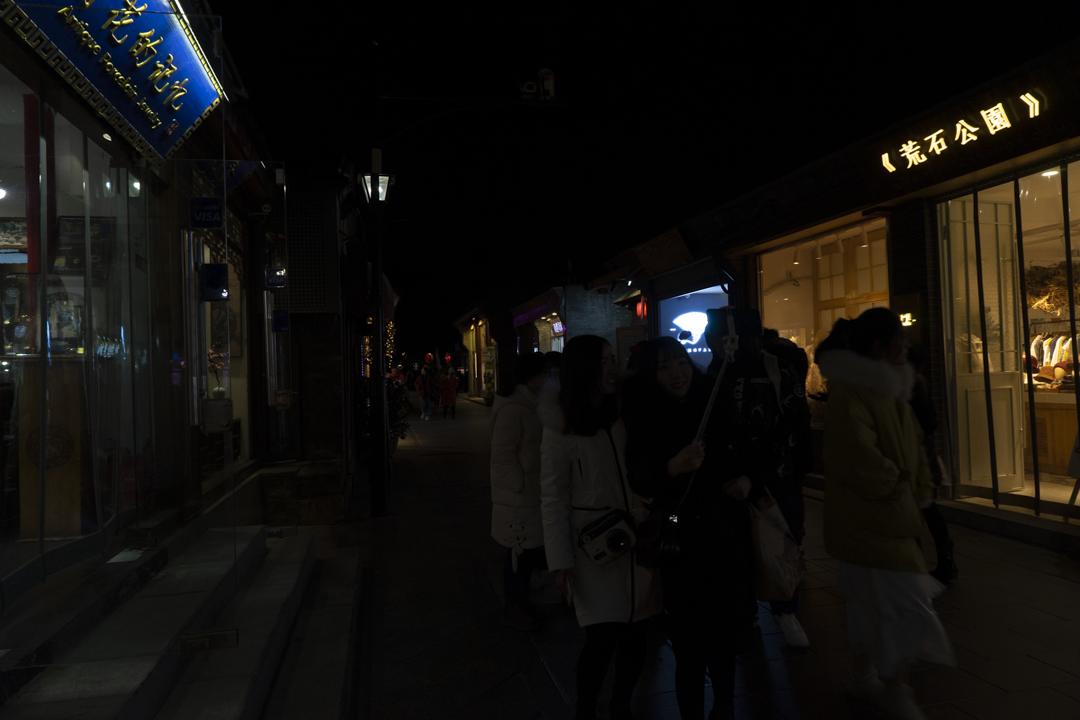
#> input picture LowLightEnhancement/images/dark_img_1.png, 1080 x 720 px, found by its file name
$ jupyter execute BiHistEq.ipynb
#> lines starting #> are read from the running program, lines starting #| are printed output that depends on the picture; long printed decimals are rounded
Collecting all the necessary functions form packages

[cell 1]
import matplotlib.pyplot as plt
import numpy as np
import cv2 as cv

from skimage.color import rgb2hsv, hsv2rgb, rgb2lab, deltaE_cie76
from skimage import io
from skimage.metrics import structural_similarity as ssim
from skimage.metrics import peak_signal_noise_ratio as psnr
from scipy.signal import find_peaks

Finding and showing the example image

[cell 2]
im_dir = "C:/Users/shaia/OneDrive/Kandidat/1. Semester/34269 - Computational billedbehandling og spektroskopi/Opgaver/Kode/images/"
im_name = "dark_img_1.png"
im_org = io.imread(im_dir + im_name)
#> im_org is the input picture: shape (720, 1080, 3); mean R, G, B 18.7, 16.4, 13.4
io.imshow(im_org)
plt.axis("off")

Extracting the value channel of the corresponding HSV image

[cell 3]
im_hsv = rgb2hsv(im_org)
#> im_hsv: shape (720, 1080, 3) float64; mean of channels 0, 1, 2 0.307, 0.426, 0.0809
V = im_hsv[:, :, 2]
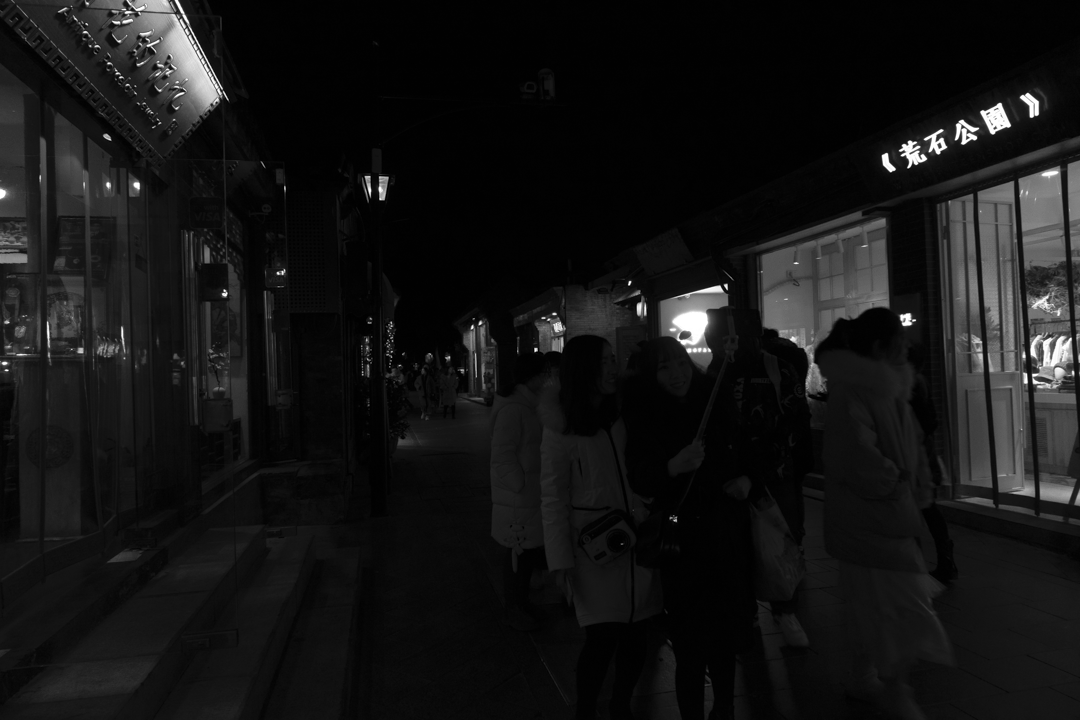
#> V: shape (720, 1080) float64; min 0, max 1, mean 0.0809
V = np.uint8(V * 255)
hist, _ = np.histogram(V.ravel(), bins = 256)
#> hist = 256 values, max 105859 at index 2, min 0 at index 33, mean 3037.5

Perform BBHE histogram equalisation

[cell 4]
V_mean = np.uint8(np.round(np.mean(V)))
#> V_mean = 21

V_mlow = hist[:(V_mean + 1)]
#> V_mlow = 22 values, max 105859 at index 2, min 614 at index 0, mean 26340.8
V_mhigh = hist[(V_mean + 1):]
#> V_mhigh = 234 values, max 15028 at index 0, min 0 at index 11, mean 846.6

V_mlhist = V_mlow.cumsum() / np.sum(V_mlow)
#> V_mlhist = 22 values from 0.00106 to 1
V_mhhist = V_mhigh.cumsum() / np.sum(V_mhigh)
#> V_mhhist = 234 values from 0.0759 to 1

V_mlhist = np.round(V_mean * V_mlhist)
#> V_mlhist = 22 values from 0 to 21
V_mhhist = np.round(V_mean + (hist.shape[0] - 1 - V_mean) * V_mhhist)
#> V_mhhist = 234 values from 39 to 255

V_BBHE = np.concatenate((V_mlhist, V_mhhist), axis = 0)
#> V_BBHE = 256 values from 0 to 255

plt.figure()
plt.hist(V_BBHE.ravel(), bins = 256)
plt.title("Histogram equalisation of Value channel in image")
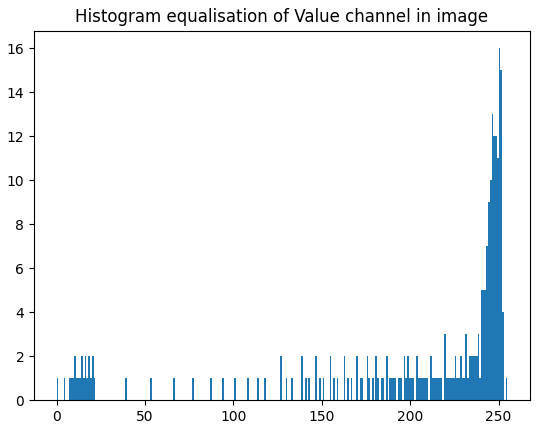
#> figure drawn by matplotlib, 1 panel; tallest bar 16 high, from x = 250 to 251

Perform BPHEME histogram equalisation

[cell 5]
peaks, _ = find_peaks(hist)
#> peaks = 73 values from 2 to 248

if len(peaks) > 0:
    V_peak = peaks[0]
#> V_peak = 2
else:
    V_peak = np.argmax(hist)

V_plow = hist[:(V_peak + 1)]
#> V_plow = [614, 99319, 105859]
V_phigh = hist[(V_peak + 1):]
#> V_phigh = 253 values, max 25714 at index 0, min 0 at index 30, mean 2260.1

V_plhist = V_plow.cumsum() / np.sum(V_plow)
#> V_plhist = [0.00298, 0.486, 1]
V_phhist = V_phigh.cumsum() / np.sum(V_phigh)
#> V_phhist = 253 values from 0.045 to 1

V_plhist = np.round(V_peak * V_plhist)
#> V_plhist = [0, 1, 2]
V_phhist = np.round(V_peak + (hist.shape[0] - 1 - V_peak) * V_phhist)
#> V_phhist = 253 values from 13 to 255

V_BPHEME = np.concatenate((V_plhist, V_phhist), axis = 0)
#> V_BPHEME = 256 values from 0 to 255

plt.figure()
plt.hist(V_BPHEME.ravel(), bins = 256)
plt.title("Histogram equalisation of Value channel in image")

Transform the enhanced image back to RGB

[cell 6]
im_BBHEhsv = im_hsv.copy()
im_BPHEMEhsv = im_hsv.copy()

im_BBHEhsv[:, :, 2] = cv.LUT(V, V_BBHE) / 255
#> im_BBHEhsv: shape (720, 1080, 3) float64; mean of channels 0, 1, 2 0.307, 0.426, 0.174
im_BPHEMEhsv[:, :, 2] = cv.LUT(V, V_BPHEME) / 255
#> im_BPHEMEhsv: shape (720, 1080, 3) float64; mean of channels 0, 1, 2 0.307, 0.426, 0.381

im_BBHE = hsv2rgb(im_BBHEhsv)
im_BPHEME = hsv2rgb(im_BPHEMEhsv)
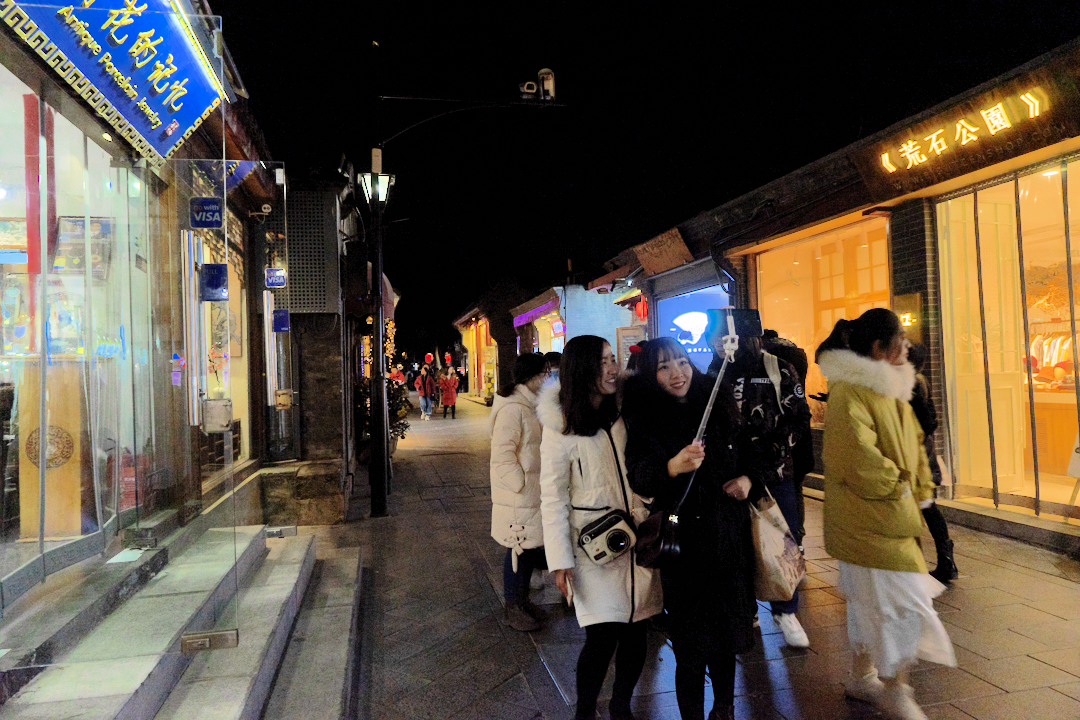
#> im_BPHEME: shape (720, 1080, 3) float64; mean R, G, B 0.356, 0.314, 0.259

weight = 0.7
im_enh = weight * im_BBHE + (1 - weight) * im_BPHEME
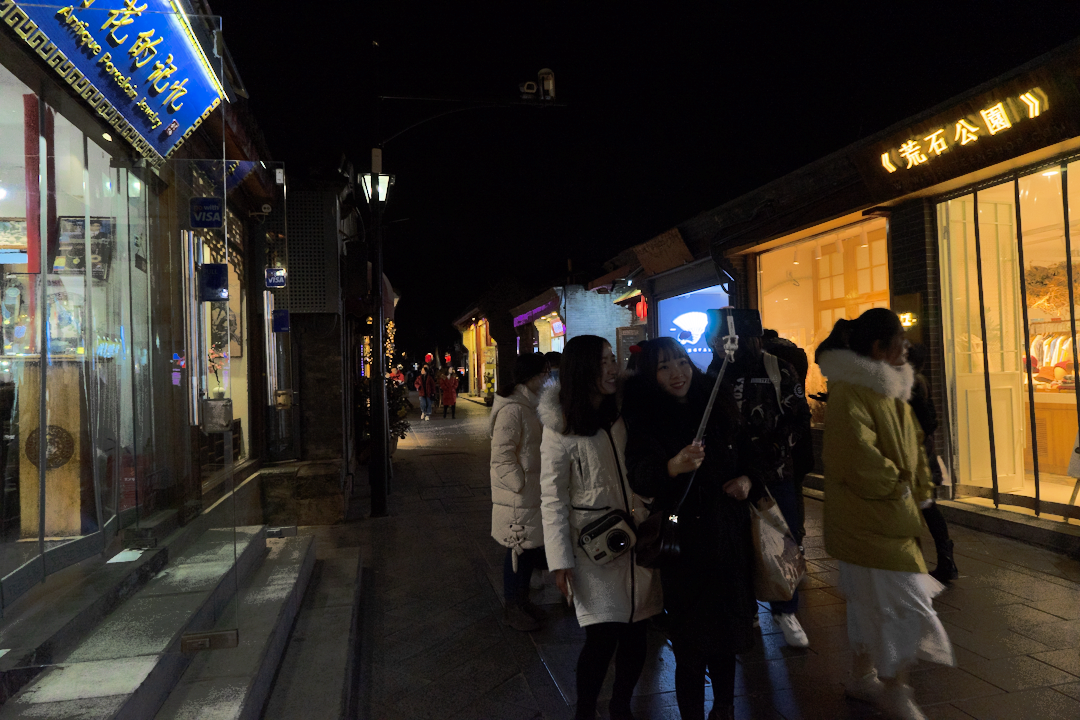
#> im_enh: shape (720, 1080, 3) float64; mean R, G, B 0.217, 0.19, 0.156
im_enh = np.uint8(im_enh * 255)

plt.figure()

plt.subplot(1, 2, 1)
io.imshow(im_org)
plt.title("Original image")
plt.axis("off")

plt.subplot(1, 2, 2)
io.imshow(im_enh)
plt.title("Enhanced image")
plt.axis("off")

Plotting the final histograms

[cell 7]
HSV_enh = rgb2hsv(im_enh)
#> HSV_enh: shape (720, 1080, 3) float64; mean of channels 0, 1, 2 0.306, 0.44, 0.234
V_enh = np.uint8(HSV_enh[:, :, 2] * 255)

figs, ax = plt.subplots(2, 1)

plt.subplot(2, 1, 1)
plt.hist(V.ravel(), bins = 256)
plt.xlim((0, 255))
plt.title("Histogram of the original image")

plt.subplot(2, 1, 2)
plt.hist(V_enh.ravel(), bins = 256)
plt.xlim((0, 255))
pos = ax[1].get_position()
new_pos = [pos.x0, pos.y0 - 0.1, pos.width, pos.height]
ax[1].set_position(new_pos)
plt.title("Histogram of the enhanced image")
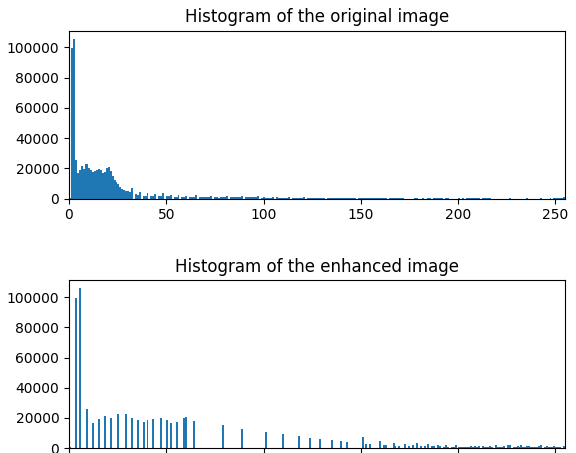
#> figure drawn by matplotlib, 2 panels; panel 1: tallest bar 105859 high, from x = 1.99 to 2.99; panel 2: tallest bar 105859 high, from x = 4.98 to 5.98

Evaluation with SSIM, PSNR and DeltaE

[cell 8]
eval_ssim = ssim(V, V_enh)
#> eval_ssim = 0.512
eval_psnr = psnr(V, V_enh)
#> eval_psnr = 12.86
im_orgLAB = rgb2lab(im_org)
#> im_orgLAB: shape (720, 1080, 3) float64; mean of channels 0, 1, 2 6.1, 0.7, 2.1
im_enhLAB = rgb2lab(im_enh)
#> im_enhLAB: shape (720, 1080, 3) float64; mean of channels 0, 1, 2 20.1, 2.4, 5.9
eval_coldif = deltaE_cie76(im_orgLAB, im_enhLAB)
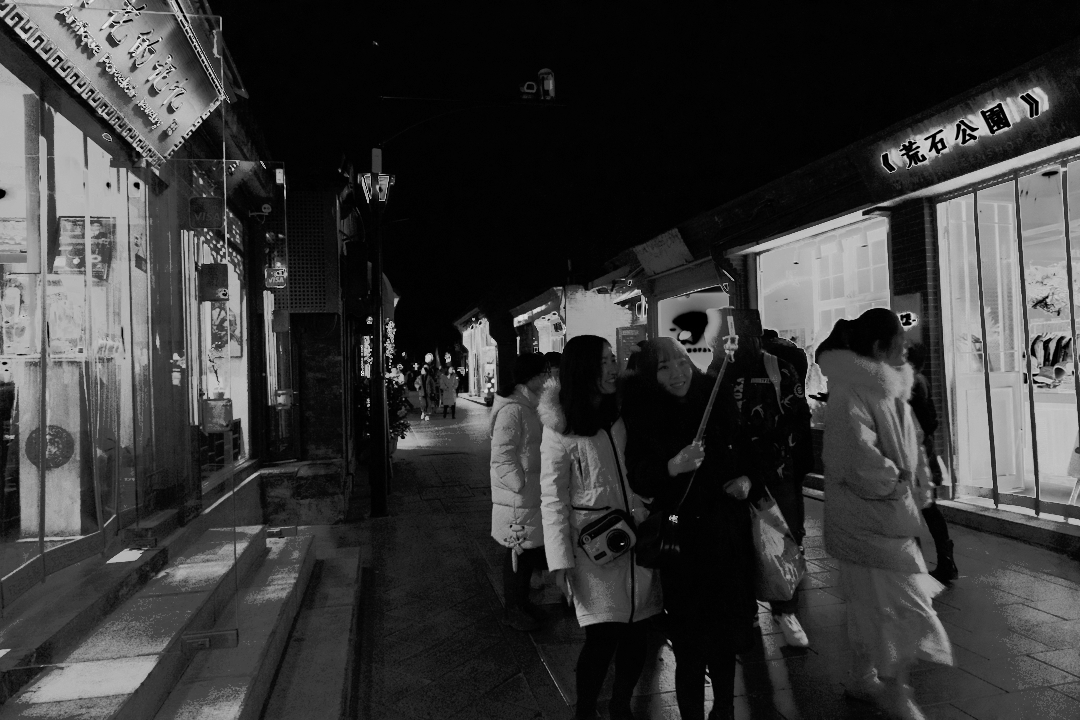
#> eval_coldif: shape (720, 1080) float64; min 0, max 73.84, mean 16.1; drawn with min black and max white

print("SSIM result:\t" + str(eval_ssim) + "\nPSNR result:\t" + str(eval_psnr) + "\nDelta_E average result:\t" + str(np.mean(eval_coldif)))
#| SSIM result:	0.5122
#| PSNR result:	12.863
#| Delta_E average result:	16.118

plt.figure()
io.imshow(np.uint8(np.round(eval_coldif)))
plt.axis("off")
plt.title(r"$\Delta$E as an image")
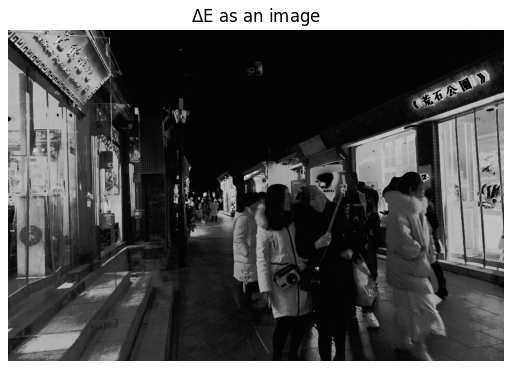
#> figure drawn by matplotlib, 1 panel

$ run again, with LowLightEnhancement/images/dark_img_2.png copied over LowLightEnhancement/images/dark_img_1.png
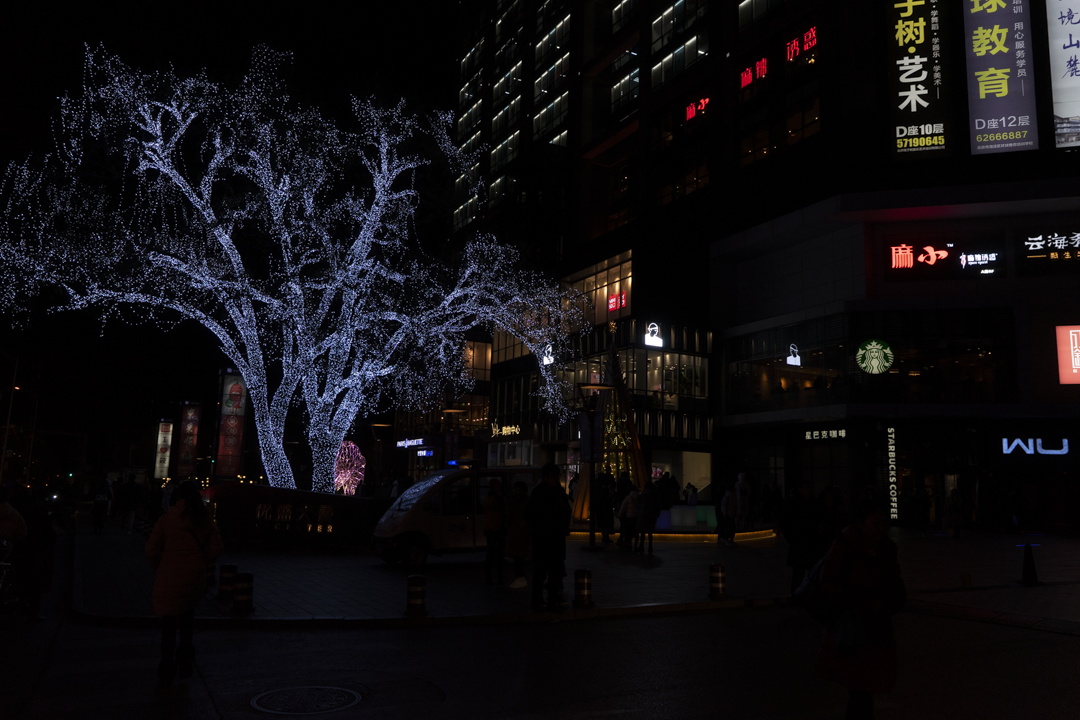
#> input picture LowLightEnhancement/images/dark_img_2.png, 1080 x 720 px, found by its file name
#> im_org is the input picture: shape (720, 1080, 3); mean R, G, B 15.3, 13.1, 15.6
#> im_hsv: shape (720, 1080, 3) float64; mean of channels 0, 1, 2 0.514, 0.495, 0.0725
#> hist = 256 values, max 114349 at index 2, min 0 at index 33, mean 3037.5
#> V_mean = 18
#> V_mlow = 19 values, max 114349 at index 2, min 6508 at index 18, mean 33199.8
#> V_mhigh = 237 values, max 5630 at index 0, min 0 at index 14, mean 619.4
#> `V_mlhist = V_mlow.cumsum() / np.sum(V_mlow)`: V_mlhist = 19 values from 0.0118 to 1
#> `V_mhhist = V_mhigh.cumsum() / np.sum(V_mhigh)`: V_mhhist = 237 values from 0.0384 to 1
#> `V_mlhist = np.round(V_mean * V_mlhist)`: V_mlhist = 19 values from 0 to 18
#> `V_mhhist = np.round(V_mean + (hist.shape[0] - 1 - V_mean) * V_mhhist)`: V_mhhist = 237 values from 27 to 255
#> V_BBHE = 256 values from 0 to 255
#> peaks = 83 values from 2 to 253
#> V_peak = 2
#> V_plow = [7440, 86457, 114349]
#> V_phigh = 253 values, max 68809 at index 0, min 0 at index 30, mean 2250.4
#> `V_plhist = V_plow.cumsum() / np.sum(V_plow)`: V_plhist = [0.0357, 0.451, 1]
#> `V_phhist = V_phigh.cumsum() / np.sum(V_phigh)`: V_phhist = 253 values from 0.121 to 1
#> `V_plhist = np.round(V_peak * V_plhist)`: V_plhist = [0, 1, 2]
#> `V_phhist = np.round(V_peak + (hist.shape[0] - 1 - V_peak) * V_phhist)`: V_phhist = 253 values from 33 to 255
#> V_BPHEME = 256 values from 0 to 255
#> im_BBHEhsv: shape (720, 1080, 3) float64; mean of channels 0, 1, 2 0.514, 0.495, 0.134
#> im_BPHEMEhsv: shape (720, 1080, 3) float64; mean of channels 0, 1, 2 0.514, 0.495, 0.388
#> HSV_enh: shape (720, 1080, 3) float64; mean of channels 0, 1, 2 0.514, 0.497, 0.208
#> `[cell 7] HSV_enh = rgb2hsv(im_enh) V_enh = np.uint8(HSV_enh[:, :, 2] *..`:
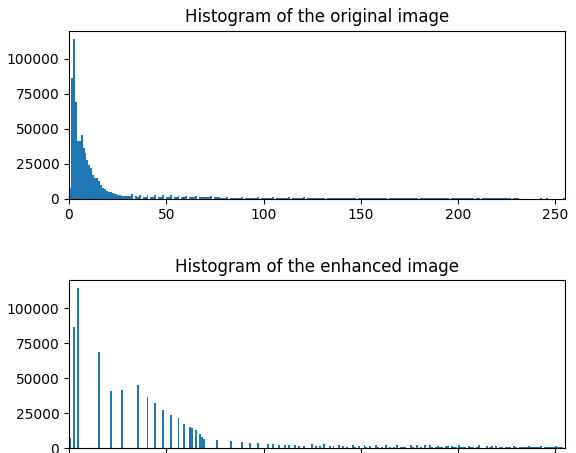
#> figure drawn by matplotlib, 2 panels; panel 1: tallest bar 114349 high, from x = 1.99 to 2.99; panel 2: tallest bar 114349 high, from x = 3.98 to 4.98
#> eval_ssim = 0.437
#> eval_psnr = 14.64
#> im_orgLAB: shape (720, 1080, 3) float64; mean of channels 0, 1, 2 5.2, 1.3, -1
#> im_enhLAB: shape (720, 1080, 3) float64; mean of channels 0, 1, 2 15.6, 5.8, -2.9
#| SSIM result:	0.4368
#| PSNR result:	14.641
#| Delta_E average result:	13.541
#> `[cell 8] eval_ssim = ssim(V, V_enh) eval_psnr = psnr(V, V_enh) im_orgL..`:
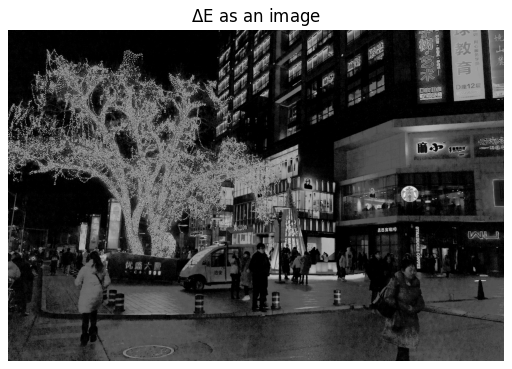
#> figure drawn by matplotlib, 1 panel

$ run again, with LowLightEnhancement/images/bikeman.jpg saved as LowLightEnhancement/images/dark_img_1.png
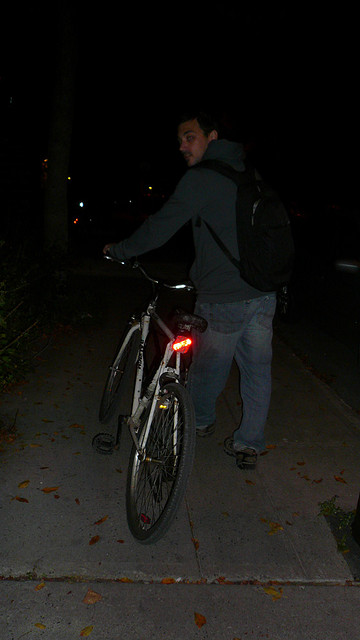
#> input picture LowLightEnhancement/images/bikeman.jpg, 360 x 640 px, found by its file name
#> im_org is the input picture: shape (640, 360, 3); mean R, G, B 23.1, 22.2, 19.8
#> im_hsv: shape (640, 360, 3) float64; mean of channels 0, 1, 2 0.183, 0.225, 0.0954
#> hist = 256 values, max 65652 at index 0, min 0 at index 33, mean 900
#> V_mean = 24
#> V_mlow = 25 values, max 65652 at index 0, min 1303 at index 16, mean 5109.8
#> V_mhigh = 231 values, max 5838 at index 27, min 0 at index 8, mean 444.4
#> `V_mlhist = V_mlow.cumsum() / np.sum(V_mlow)`: V_mlhist = 25 values from 0.514 to 1
#> `V_mhhist = V_mhigh.cumsum() / np.sum(V_mhigh)`: V_mhhist = 231 values from 0.021 to 1
#> `V_mlhist = np.round(V_mean * V_mlhist)`: V_mlhist = 25 values from 12 to 24
#> `V_mhhist = np.round(V_mean + (hist.shape[0] - 1 - V_mean) * V_mhhist)`: V_mhhist = 231 values from 29 to 255
#> V_BBHE = 256 values from 12 to 255
#> peaks = 84 values from 7 to 253
#> V_peak = 7
#> V_plow = [65652, 7634, 5106, 4332, 3792, 3305, 3270, 3372]
#> V_phigh = 248 values, max 5838 at index 44, min 0 at index 25, mean 540.1
#> `V_plhist = V_plow.cumsum() / np.sum(V_plow)`: V_plhist = [0.681, 0.76, 0.813, 0.858, 0.897, 0.931, 0.965, 1]
#> `V_phhist = V_phigh.cumsum() / np.sum(V_phigh)`: V_phhist = 248 values from 0.0251 to 1
#> `V_plhist = np.round(V_peak * V_plhist)`: V_plhist = [5, 5, 6, 6, 6, 7, 7, 7]
#> `V_phhist = np.round(V_peak + (hist.shape[0] - 1 - V_peak) * V_phhist)`: V_phhist = 248 values from 13 to 255
#> V_BPHEME = 256 values from 5 to 255
#> im_BBHEhsv: shape (640, 360, 3) float64; mean of channels 0, 1, 2 0.183, 0.225, 0.283
#> im_BPHEMEhsv: shape (640, 360, 3) float64; mean of channels 0, 1, 2 0.183, 0.225, 0.313
#> HSV_enh: shape (640, 360, 3) float64; mean of channels 0, 1, 2 0.183, 0.228, 0.29
#> `[cell 7] HSV_enh = rgb2hsv(im_enh) V_enh = np.uint8(HSV_enh[:, :, 2] *..`:
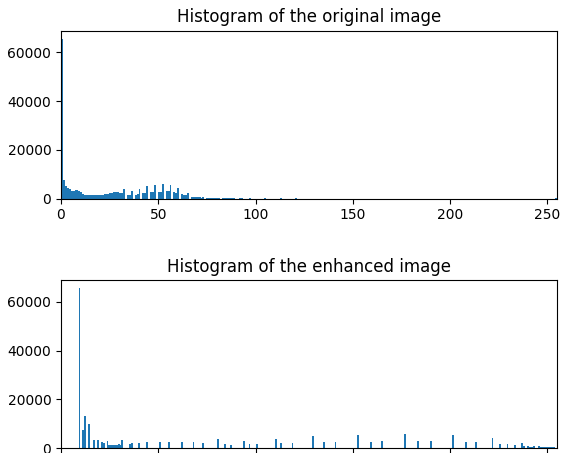
#> figure drawn by matplotlib, 2 panels; panel 1: tallest bar 65652 high, from x = 0 to 0.996; panel 2: tallest bar 65652 high, from x = 9 to 9.96
#> eval_ssim = 0.327
#> eval_psnr = 10.7
#> im_orgLAB: shape (640, 360, 3) float64; mean of channels 0, 1, 2 8.8, 0, 1.5
#> im_enhLAB: shape (640, 360, 3) float64; mean of channels 0, 1, 2 27.3, 0.1, 3.8
#| SSIM result:	0.3268
#| PSNR result:	10.696
#| Delta_E average result:	19.389
#> `[cell 8] eval_ssim = ssim(V, V_enh) eval_psnr = psnr(V, V_enh) im_orgL..`:
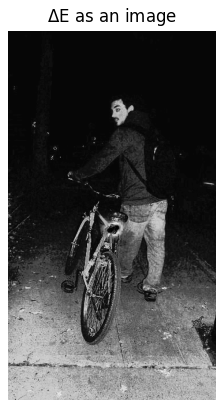
#> figure drawn by matplotlib, 1 panel
